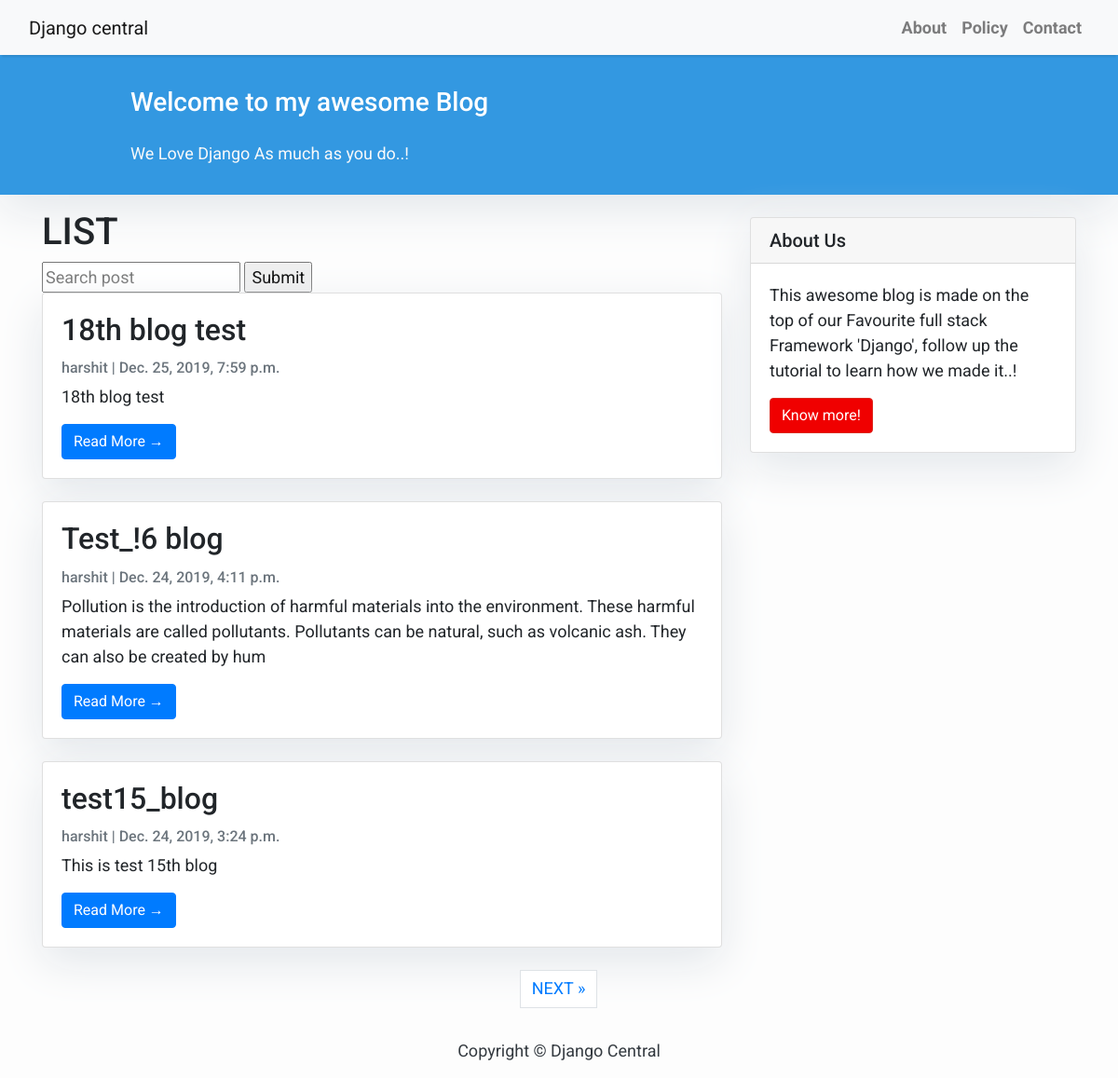
Before: / with the older database file.
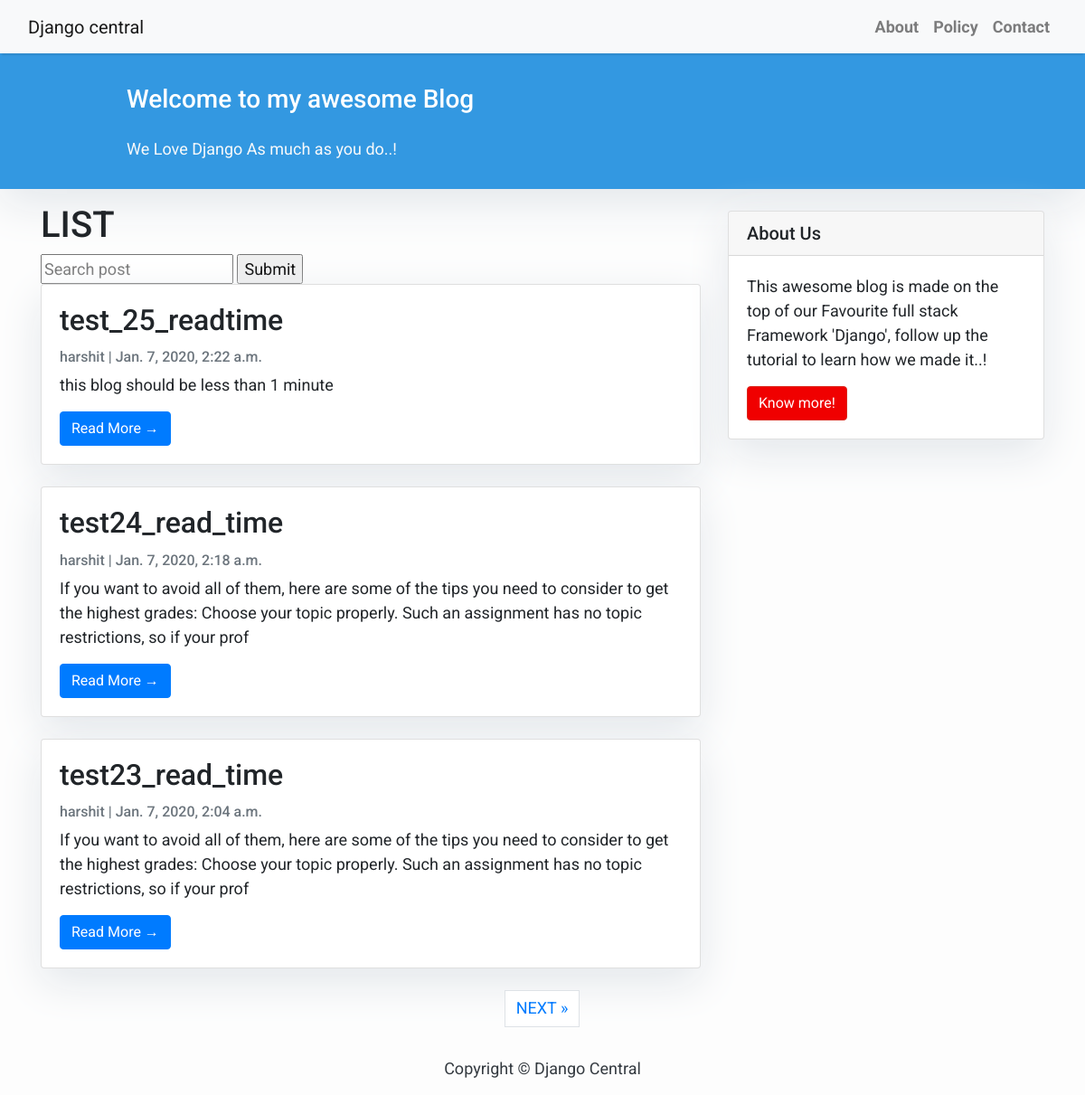
After: the same page with the newer database file.
### blog/models.py (models this page shows, shortened)
class Post(models.Model):
    title = models.CharField(max_length=200, unique=True)
    slug = models.SlugField(max_length=200, unique=True)
    author = models.ForeignKey(User, on_delete= models.CASCADE,related_name='blog_posts')
    updated_on = models.DateTimeField(auto_now= True)
    content = models.TextField()
    created_on = models.DateTimeField(auto_now_add=True)
    status = models.IntegerField(choices=STATUS, default=0)
    read_time = models.IntegerField(default = 0)
    image_thumbnail = ProcessedImageField(upload_to = "thumbnail",
                                        processors = [ResizeToFill(100,50)],format = 'JPEG',options = {'quality':60},default='DEFAULT VALUE')
    class Meta:
        ordering = ['-created_on']

### blog/views.py (the view)
# urls.py: path('', views.PostList.as_view(), name='home'),
class PostList(generic.ListView):
    queryset = Post.objects.filter(status=1).order_by('-created_on')
    template_name = 'index.html'
    paginate_by = 3

### templates/index.html (shortened to what this page needs)
{% extends "base.html" %}
{% block content %}
<header class="masthead">
  <div class="container">
    <div class="row">
      <div class=" col-md-8 col-md-10 mx-auto">
        <div class="site-heading">
          <h3 class=" site-heading my-4 mt-3 text-white"> Welcome to my awesome Blog </h3>
          <p class="text-light">We Love Django As much as you do..! &nbsp
          </p>
        </div>
      </div>
    </div>
  </div>
</header>
<div class="container">
  <div class="row">
    <div class="col-md-8 mt-3 left">
      <h1>LIST</h1>
      <form method="GET" action = ''>
        <input type = 'text' name = 'q' placeholder="Search post" value = "{{ request.GET.q }}"/>
        <input type="submit" placeholder="Search" />
      </form>
      {% for post in post_list %}
      <div class="card mb-4">
        <div class="card-body">
          <h2 class="card-title">{{ post.title }}</h2>
          <p class="card-text text-muted h6">{{ post.author }} | {{ post.created_on}} </p>
          <p class="card-text">{{post.content|slice:":200" }}</p>
          <a href="{% url 'post_detail' post.slug  %}" class="btn btn-primary">Read More &rarr;</a>
        </div>
      </div>
      {% endfor %}
    </div>
    {% block sidebar %}
    {% include 'sidebar.html' %}
    {% endblock sidebar %}
  </div>
</div>
{% if is_paginated %}
<ul class="pagination justify-content-center">
  {% if page_obj.has_next %}
  <li><a href="?page={{ page_obj.next_page_number }}" class="page-link"> NEXT &raquo;</a></li>
  {% endif %}
</ul>
{% endif %}
{%endblock%}

Changed rows visible on the page:
no longer on this page (row unchanged): Post: title "18th blog test", author "harshit", created_on "Dec. 25, 2019, 7:59 p.m.", content "18th blog test"
no longer on this page (row unchanged): Post: title "Test_!6 blog", author "harshit", created_on "Dec. 24, 2019, 4:11 p.m.", content "Pollution is the introduction of harmful materials into the environment. These harmful materials are called pollutants. Pollutants can be natural, such as volcanic ash. They can also be created by hum"
no longer on this page (row unchanged): Post: title "test15_blog", author "harshit", created_on "Dec. 24, 2019, 3:24 p.m.", content "This is test 15th blog"
added Post: title "test_25_readtime", author "harshit", created_on "Jan. 7, 2020, 2:22 a.m.", content "this blog should be less than 1 minute"
added Post: title "test24_read_time", author "harshit", created_on "Jan. 7, 2020, 2:18 a.m.", content "If you want to avoid all of them, here are some of the tips you need to consider to get the highest grades: Choose your topic properly. Such an assignment has no topic restrictions, so if your prof"
added Post: title "test23_read_time", author "harshit", created_on "Jan. 7, 2020, 2:04 a.m.", content "If you want to avoid all of them, here are some of the tips you need to consider to get the highest grades: Choose your topic properly. Such an assignment has no topic restrictions, so if your prof"
